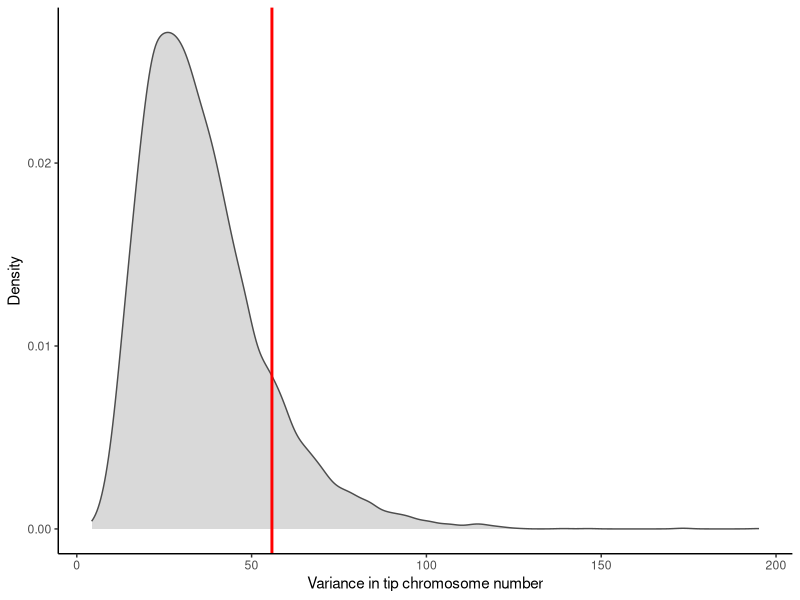
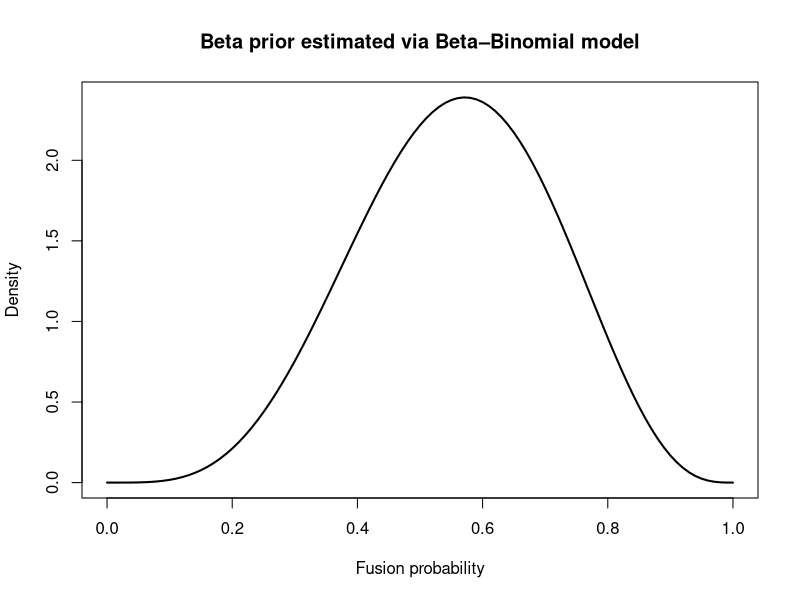
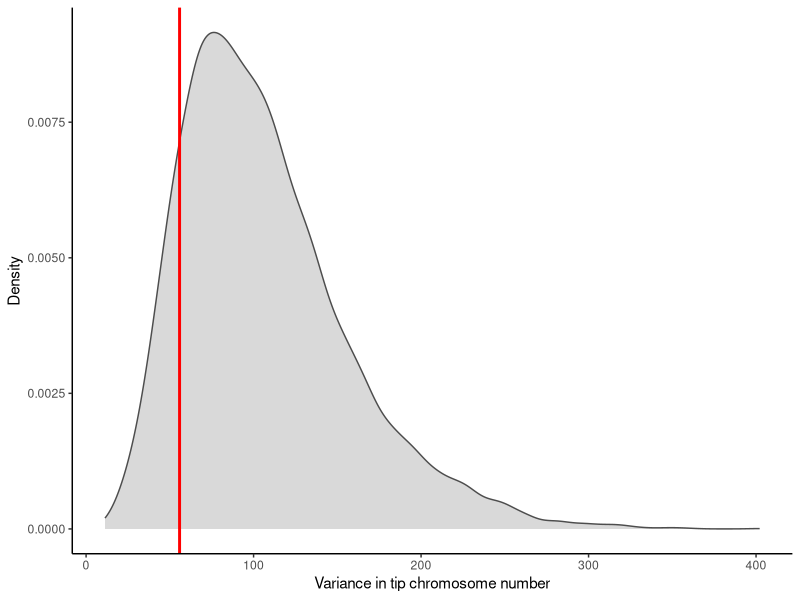
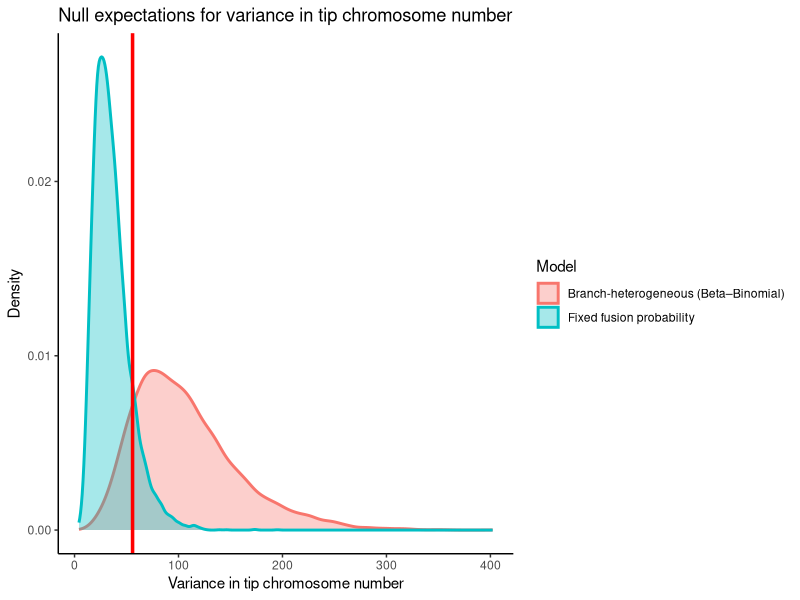
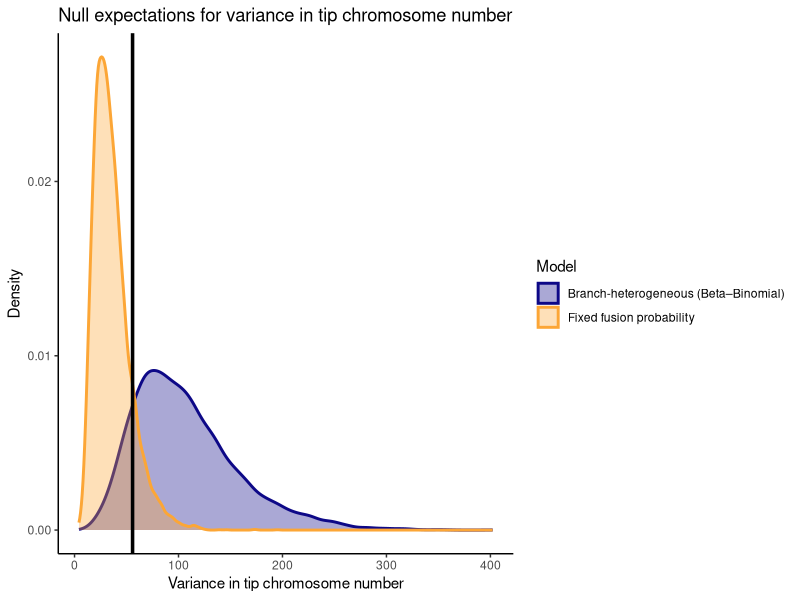

Generate these figures, in order, with R: (Note: this script raises an error after producing the figures.)
library(ape)
library(dplyr)
library(ggplot2)

tree <- read.tree("Carex.txt")

df <- read.csv("fissions_fusions_plus_Carex.csv", stringsAsFactors=F)

#combining inferred number of rearrangements with the Carex phylogeny

node_labels <- c(tree$tip.label, tree$node.label)

edges_df <- data.frame(
  parent = node_labels[tree$edge[,1]],
  child  = node_labels[tree$edge[,2]],
  edge_index = seq_len(nrow(tree$edge)),
  stringsAsFactors = FALSE
)

edges_joined <- edges_df %>%
  left_join(df, by = "child")

rearr_total <- edges_joined$rearrangements

root_chr <- 26 #number of Carex ALGs, as a starting point for the random walks.

#### simulating tip karyotypes with fixed probability of fission and fusion calculated from observation

simulate_tip_karyotypes_unequalprob <- function(tree, rearr_total, root_chr) {
  
  n_nodes <- length(tree$tip.label) + tree$Nnode
  chr <- numeric(n_nodes)
  
  # identify root
  root_node <- setdiff(tree$edge[,1], tree$edge[,2])
  if (length(root_node) != 1) {
    stop("Tree does not appear to be singly rooted")
  }
  
  chr[root_node] <- root_chr
  
  for (i in seq_len(nrow(tree$edge))) {
    parent <- tree$edge[i,1]
    child  <- tree$edge[i,2]
    
    n_events <- rearr_total[i]
    
    delta <- if (n_events > 0) {
      sum(sample(c(-1, 1), n_events, replace = TRUE, prob = c(0.54079254079, 0.4592074592))) #fusions more common than fissions
    } else {
      0
    }
    
    chr[child] <- chr[parent] + delta
  }
  
  chr[seq_along(tree$tip.label)]
}

n_sim <- 10000
null_variance_unequalprob <- numeric(n_sim)

for (i in seq_len(n_sim)) {
  tips <- simulate_tip_karyotypes_unequalprob(tree, rearr_total, root_chr)
  null_variance_unequalprob[i] <- var(tips)
}

df_unequalprob <- data.frame(variance = null_variance_unequalprob)

obs_variance <- 55.813

mean(df_unequalprob$variance <= obs_variance, na.rm = TRUE) #empirical quantile

#visualisation
ggplot(df_unequalprob, aes(x = variance)) +
  geom_density(fill = "grey85", colour = "grey30") +
  geom_vline(xintercept = obs_variance,
             colour = "red", linewidth = 1) +
  labs(
    x = "Variance in tip chromosome number",
    y = "Density"
  ) +
  theme_classic()

#### simulating tip karyotypes with fusion probability drawn from a Beta distribution parameterised using Beta-Binomial likelihood

Carex_branch_rearrangements <- read.csv("Carex_branch_rearrangements_df.csv")

#calculating proportion of fusions out of total rearrangements along each branch
pfusions_df <- Carex_branch_rearrangements %>%
  mutate(
    N = rearrangements,
    p_obs = ifelse(N > 0, fusions / N, NA_real_)
  ) %>%
  filter(!is.na(p_obs))

#making sure no values are exactly 0 or 1 as Beta distribution defined on (0,1)
eps <- 1e-6
p_obs_trim <- pmin(pmax(pfusions_df$p_obs, eps), 1 - eps)

#estimating alpha and beta hyperparameters using Beta-Binomial likelihood
loglik_beta_binom <- function(par, F, N) {
  alpha <- par[1]
  beta  <- par[2]
  
  if (alpha <= 0 || beta <= 0) return(Inf)
  
  -sum(
    lbeta(F + alpha, N - F + beta) -
      lbeta(alpha, beta)
  )
}

fit <- optim(
  par = c(2, 2),
  fn = loglik_beta_binom,
  F = Carex_branch_rearrangements$fusions,
  N = Carex_branch_rearrangements$rearrangements,
  method = "L-BFGS-B",
  lower = c(1e-3, 1e-3)
)

alpha_hat <- fit$par[1]
beta_hat  <- fit$par[2]

#plotting the shape of the Beta distribution with these hyperparameters
curve(dbeta(x, alpha_hat, beta_hat),
      from = 0, to = 1,
      lwd = 2,
      xlab = "Fusion probability",
      ylab = "Density",
      main = "Beta prior estimated via Beta–Binomial model")

#running the simulation

simulate_tip_karyotypes_branch_hetero_beta <- function(tree, rearr_total, p_i, root_chr) {
  
  n_nodes <- length(tree$tip.label) + tree$Nnode
  chr <- numeric(n_nodes)
  
  root_node <- setdiff(tree$edge[,1], tree$edge[,2])
  chr[root_node] <- root_chr
  
  for (i in seq_len(nrow(tree$edge))) {
    parent <- tree$edge[i,1]
    child  <- tree$edge[i,2]
    
    n_events <- rearr_total[i]
    
    delta <- if (n_events > 0) {
      sum(sample(c(-1, 1),
                 n_events,
                 replace = TRUE,
                 prob = c(p_i[i], 1 - p_i[i])))
    } else {
      0
    }
    
    chr[child] <- chr[parent] + delta
  }
  
  chr[seq_along(tree$tip.label)]
}

n_sim <- 10000
null_variance_EB_resampled_BetaBinom <- numeric(n_sim)

for (k in seq_len(n_sim)) {
  
  p_i_sim <- rbeta(length(rearr_total),
                   shape1 = alpha_hat,
                   shape2 = beta_hat)
  
  tips <- simulate_tip_karyotypes_branch_hetero_beta(
    tree = tree,
    rearr_total = rearr_total,
    p_i = p_i_sim,
    root_chr = root_chr
  )
  
  null_variance_EB_resampled_BetaBinom[k] <- var(tips)
}

df_beta <- data.frame(variance = null_variance_EB_resampled_BetaBinom)

mean(df_beta$variance <= obs_variance, na.rm = TRUE) #empirical quantile

ggplot(df_beta, aes(x = variance)) +
  geom_density(fill = "grey85", colour = "grey30") +
  geom_vline(xintercept = obs_variance,
             colour = "red", linewidth = 1) +
  labs(
    x = "Variance in tip chromosome number",
    y = "Density"
  ) +
  theme_classic()


#### making combined plot

df_both <- bind_rows(
  data.frame(
    variance = null_variance_unequalprob,
    model = "Fixed fusion probability"
  ),
  data.frame(
    variance = null_variance_EB_resampled_BetaBinom,
    model = "Branch-heterogeneous (Beta–Binomial)"
  )
)

ggplot(df_both, aes(x = variance, fill = model, colour = model)) +
  geom_density(alpha = 0.35, linewidth = 1) +
  geom_vline(
    xintercept = obs_variance,
    colour = "red",
    linewidth = 1.2
  ) +
  labs(
    x = "Variance in tip chromosome number",
    y = "Density",
    title = "Null expectations for variance in tip chromosome number",
    fill = "Model",
    colour = "Model"
  ) +
  theme_classic()

ggplot(df_both, aes(x = variance, fill = model, colour = model)) +
  geom_density(alpha = 0.35, linewidth = 1) +
  geom_vline(
    xintercept = obs_variance,
    colour = "black",
    linewidth = 1.2
  ) +
  scale_fill_manual(values = c("#0D0887FF", "#FCA636FF")) +
  scale_colour_manual(values = c("#0D0887FF", "#FCA636FF")) +
  labs(
    x = "Variance in tip chromosome number",
    y = "Density",
    title = "Null expectations for variance in tip chromosome number",
    fill = "Model",
    colour = "Model"
  ) +
  theme_classic()

#### a third simulation - what if fusion-heavy branches are followed by fission-heavy branches, usually? What would a simulation like this look like?

logit <- function(x) log(x / (1 - x))
inv_logit <- function(x) 1 / (1 + exp(-x))

simulate_tip_karyotypes_stabilising <- function(
    tree,
    rearr_total,
    root_chr,
    p0,
    C_opt,
    gamma
) {
  
  n_nodes <- length(tree$tip.label) + tree$Nnode
  chr <- numeric(n_nodes)
  
  root_node <- setdiff(tree$edge[,1], tree$edge[,2])
  chr[root_node] <- root_chr
  
  for (i in seq_len(nrow(tree$edge))) {
    
    parent <- tree$edge[i,1]
    child  <- tree$edge[i,2]
    n_events <- rearr_total[i]
    
    C_parent <- chr[parent]
    
    # stabilising fusion probability
    p_fusion <- inv_logit(
      logit(p0) + gamma * (C_opt - C_parent)
    )
    
    delta <- if (n_events > 0) {
      sum(sample(
        c(-1, 1),
        n_events,
        replace = TRUE,
        prob = c(p_fusion, 1 - p_fusion)
      ))
    } else {
      0
    }
    
    chr[child] <- C_parent + delta
  }
  
  chr[seq_along(tree$tip.label)]
}

## choosing the gamma value by branch-based likelihood

write.csv(Carex_branch_rearrangements, "Carex_branch_rearrangements_df.csv")

Carex_branch_rearrangements <- read.csv("Carex_branch_rearrangements_df.csv") #manually added internal node karyotypes

F <- Carex_branch_rearrangements$fusions
N <- Carex_branch_rearrangements$rearrangements
C <- Carex_branch_rearrangements$C_parent   # chromosome number at branch start
p0    <- 0.54    # baseline fusion probability at optimum
C_opt <- 26      # stabilising optimum

p_branch <- function(gamma, C, p0, C_opt) {
  eta0 <- logit(p0)
  eta  <- eta0 - gamma * (C - C_opt)
  inv_logit(eta)
}

loglik_gamma <- function(gamma, F, N, C, p0, C_opt) {
  
  # enforce gamma >= 0
  if (gamma < 0) return(-Inf)
  
  p <- p_branch(gamma, C, p0, C_opt)
  
  # avoid log(0)
  eps <- 1e-10
  p <- pmin(pmax(p, eps), 1 - eps)
  
  sum(dbinom(F, size = N, prob = p, log = TRUE))
}

fit_gamma <- optim(
  par = 0.01,
  fn  = function(g) -loglik_gamma(g, F, N, C, p0, C_opt),
  method = "L-BFGS-B",
  lower = 0,
  upper = 5
)

gamma_hat <- fit_gamma$par
gamma_hat

#gamma_hat is 0! 

## choosing the gamma value by simulation-based calibration
gamma_grid <- seq(0, 0.2, by = 0.01)
loglik_gamma <- numeric(length(gamma_grid))

for (g in seq_along(gamma_grid)) {
  
  gamma <- gamma_grid[g]
  
  sim_var <- replicate(
    3000,
    var(simulate_tip_karyotypes_stabilising(
      tree, rearr_total, root_chr,
      p0 = 0.54,
      C_opt = 26,
      gamma = gamma
    ))
  )
  
  dens <- density(sim_var)
  loglik_gamma[g] <- log(
    approx(dens$x, dens$y, xout = obs_variance)$y
  )
}

gamma_hat <- gamma_grid[which.max(loglik_gamma)]

## running the simulation with chosen gamma
n_sim <- 10000
null_variance_stabilising <- numeric(n_sim)

for (k in seq_len(n_sim)) {
  
  tips <- simulate_tip_karyotypes_stabilising(
    tree = tree,
    rearr_total = rearr_total,
    root_chr = root_chr,
    p0 = 0.54,          # baseline
    C_opt = 26,         # optimum
    gamma = 0.03        # tuning parameter
  )
  
  null_variance_stabilising[k] <- var(tips)
}

df_stabilising <- data.frame(variance = null_variance_stabilising)

ggplot(df_stabilising, aes(x = variance)) +
  geom_density(fill = "grey85", colour = "grey30") +
  geom_vline(xintercept = obs_variance,
             colour = "red", linewidth = 1) +
  labs(
    x = "Variance in tip chromosome number",
    y = "Density"
  ) +
  theme_classic()

#### three-dist. combined plot

df_all <- bind_rows(
  data.frame(
    variance = null_variance_unequalprob,
    model = "Fixed fusion probability"
  ),
  data.frame(
    variance = null_variance_EB_resampled_BetaBinom,
    model = "Branch-heterogeneous (Beta–Binomial)"
  ),
  data.frame(
    variance = null_variance_stabilising,
    model = "Stabilising bias"
  )
)

ggplot(df_all, aes(x = variance, fill = model, colour = model)) +
  geom_density(alpha = 0.35, linewidth = 1) +
  geom_vline(
    xintercept = obs_variance,
    colour = "red",
    linewidth = 1.2
  ) +
  labs(
    x = "Variance in tip chromosome number",
    y = "Density",
    title = "Null expectations for variance in tip chromosome number",
    fill = "Model",
    colour = "Model"
  ) +
  theme_classic()


obs_variance

######### fitting the "finite-memory heterogeneity" model. 

p_hat <- 0.54079254079
eta0 <- qlogis(0.54079254079)

df <- Carex_branch_rearrangements
df$branch_id <- seq_len(nrow(df))
child_to_branch <- setNames(df$branch_id, df$child)
parent_branch <- child_to_branch[ df$parent ]
keep <- !is.na(parent_branch)
parent <- parent_branch[keep]

eps <- 1e-6
p_i_hat <- pmin(pmax(df$pi_hat, eps), 1 - eps)
eta_hat_all <- qlogis(p_i_hat)
eta_hat <- eta_hat_all[keep]

anyNA(eta_hat)
anyNA(parent)
range(parent)
length(eta_hat)

loglik_rho_sigma <- function(par, eta, parent, eta0) {
  
  rho   <- par[1]
  sigma <- par[2]
  
  if (!is.finite(rho) || !is.finite(sigma) ||
      rho < 0 || rho > 1 || sigma <= 0)
    return(-1e12)
  
  mu <- (1 - rho) * eta0 + rho * eta[parent]
  
  if (any(!is.finite(mu)))
    return(-1e12)
  
  ll <- dnorm(eta, mean = mu, sd = sigma, log = TRUE)
  
  if (any(!is.finite(ll)))
    return(-1e12)
  
  sum(ll)
}

fit <- optim(
  par = c(rho = 0.3, sigma = 0.2),
  fn  = function(p) -loglik_rho_sigma(p, eta_hat, parent, eta0),
  method = "L-BFGS-B",
  lower = c(0, 1e-3),
  upper = c(1, 2)
)

rho_hat   <- fit$par[1]
sigma_hat <- fit$par[2]

######### supplementary figure - effect of accounting for rearrangement underestimation

simulate_tip_karyotypes_1.5rate <- function(tree, rearr_total, root_chr) {
  
  n_nodes <- length(tree$tip.label) + tree$Nnode
  chr <- numeric(n_nodes)
  
  # identify root
  root_node <- setdiff(tree$edge[,1], tree$edge[,2])
  if (length(root_node) != 1) {
    stop("Tree does not appear to be singly rooted")
  }
  
  chr[root_node] <- root_chr
  
  for (i in seq_len(nrow(tree$edge))) {
    parent <- tree$edge[i,1]
    child  <- tree$edge[i,2]
    
    n_events <- rearr_total[i]*1.5
    
    delta <- if (n_events > 0) {
      sum(sample(c(-1, 1), n_events, replace = TRUE, prob = c(0.54079254079, 0.4592074592))) #fusions more common than fissions
    } else {
      0
    }
    
    chr[child] <- chr[parent] + delta
  }
  
  chr[seq_along(tree$tip.label)]
}

n_sim <- 10000
null_variance_1.5rate <- numeric(n_sim)

for (i in seq_len(n_sim)) {
  tips <- simulate_tip_karyotypes_1.5rate(tree, rearr_total, root_chr)
  null_variance_1.5rate[i] <- var(tips)
}

df_1.5rate <- data.frame(variance = null_variance_1.5rate)

## rate doubled

simulate_tip_karyotypes_doublerate <- function(tree, rearr_total, root_chr) {
  
  n_nodes <- length(tree$tip.label) + tree$Nnode
  chr <- numeric(n_nodes)
  
  # identify root
  root_node <- setdiff(tree$edge[,1], tree$edge[,2])
  if (length(root_node) != 1) {
    stop("Tree does not appear to be singly rooted")
  }
  
  chr[root_node] <- root_chr
  
  for (i in seq_len(nrow(tree$edge))) {
    parent <- tree$edge[i,1]
    child  <- tree$edge[i,2]
    
    n_events <- rearr_total[i]*2
    
    delta <- if (n_events > 0) {
      sum(sample(c(-1, 1), n_events, replace = TRUE, prob = c(0.54079254079, 0.4592074592))) #fusions more common than fissions
    } else {
      0
    }
    
    chr[child] <- chr[parent] + delta
  }
  
  chr[seq_along(tree$tip.label)]
}

n_sim <- 10000
null_variance_doublerate <- numeric(n_sim)

for (i in seq_len(n_sim)) {
  tips <- simulate_tip_karyotypes_doublerate(tree, rearr_total, root_chr)
  null_variance_doublerate[i] <- var(tips)
}

df_doublerate <- data.frame(variance = null_variance_doublerate)

## combined plot

df_all_rates <- bind_rows(
  data.frame(
    variance = null_variance_unequalprob,
    model = "Inferred rearrangement rate"
  ),
  data.frame(
    variance = null_variance_1.5rate,
    model = "Inferred rearrangement rate * 1.5"
  ),
  data.frame(
    variance = null_variance_doublerate,
    model = "Inferred rearrangement rate * 2"
  )
)

ggplot(df_all_rates, aes(x = variance, fill = model, colour = model)) +
  geom_density(alpha = 0.35, linewidth = 1) +
  geom_vline(
    xintercept = obs_variance,
    colour = "red",
    linewidth = 1.2
  ) + scale_fill_manual(values = c("#0D0887FF", "#B12A90FF", "#FCA636FF")) +
  scale_colour_manual(values = c("#0D0887FF", "#B12A90FF", "#FCA636FF")) +
  labs(
    x = "Variance in tip chromosome number",
    y = "Density",
    title = "Null expectations for variance in tip chromosome number",
    fill = "Rearrangement rate",
    colour = "Rearrangement rate"
  ) +
  theme_classic()

#quantiles

mean(df_1.5rate$variance <= obs_variance, na.rm = TRUE)
mean(df_doublerate$variance <= obs_variance, na.rm = TRUE)

#maximum likelihood estimation of the rate-multiplying parameter

simulate_tip_karyotypes <- function(tree, rearr_total, root_chr, mult) {
  
  n_nodes <- length(tree$tip.label) + tree$Nnode
  chr <- numeric(n_nodes)
  
  # identify root
  root_node <- setdiff(tree$edge[,1], tree$edge[,2])
  if (length(root_node) != 1) {
    stop("Tree does not appear to be singly rooted")
  }
  
  chr[root_node] <- root_chr
  
  for (i in seq_len(nrow(tree$edge))) {
    parent <- tree$edge[i,1]
    child  <- tree$edge[i,2]
    
    n_events <- round(rearr_total[i] * mult)
    
    delta <- if (n_events > 0) {
      sum(sample(c(-1, 1), n_events, replace = TRUE,
                 prob = c(0.54079254079, 0.4592074592)))
    } else {
      0
    }
    
    chr[child] <- chr[parent] + delta
  }
  
  chr[seq_along(tree$tip.label)]
}

sim_var_dist <- function(mult, n_sim = 2000) {
  replicate(n_sim, {
    tips <- simulate_tip_karyotypes(tree, rearr_total, root_chr, mult)
    var(tips)
  })
}

loglik_mult <- function(mult) {
  sims <- sim_var_dist(mult, n_sim = 2000)
  
  log_sims <- log(sims)
  mu  <- mean(log_sims)
  sdv <- sd(log_sims)
  
  dnorm(log(obs_variance), mean = mu, sd = sdv, log = TRUE)
}

fit <- optimize(function(m) -loglik_mult(m),
                interval = c(0.1, 10))

fit$minimum

## combined plot of original rearrangement rate, *1.611058 rate, and double rate

# first, simulation run for *1.611058 rate

n_sim <- 10000
null_variance_MLErate <- numeric(n_sim)

for (i in seq_len(n_sim)) {
  tips <- simulate_tip_karyotypes(tree, rearr_total, root_chr, mult = 1.611058)
  null_variance_MLErate[i] <- var(tips)
}

df_MLErate <- data.frame(variance = null_variance_MLErate)

df_all_rates_alt <- bind_rows(
  data.frame(
    variance = null_variance_unequalprob,
    model = "Inferred rearrangement rate"
  ),
  data.frame(
    variance = null_variance_MLErate,
    model = "Inferred rearrangement rate * 1.611058"
  ),
  data.frame(
    variance = null_variance_doublerate,
    model = "Inferred rearrangement rate * 2"
  )
)

ggplot(df_all_rates_alt, aes(x = variance, fill = model, colour = model)) +
  geom_density(alpha = 0.35, linewidth = 1) +
  geom_vline(
    xintercept = obs_variance,
    colour = "red",
    linewidth = 1.2
  ) + scale_fill_manual(values = c("#0D0887FF", "#B12A90FF", "#FCA636FF")) +
  scale_colour_manual(values = c("#0D0887FF", "#B12A90FF", "#FCA636FF")) +
  labs(
    x = "Variance in tip chromosome number",
    y = "Density",
    title = "Null expectations for variance in tip chromosome number",
    fill = "Rearrangement rate",
    colour = "Rearrangement rate"
  ) +
  theme_classic()

######### supplementary figure - shape of the Beta distribution overlaid on the histogram of observed p(fusion) values

beta_binom_df <- data.frame(
  p = p_grid,
  density = dbeta(p_grid, alpha_hat, beta_hat)
)

ggplot() +
  geom_histogram(aes(x = p_obs_trim, y = after_stat(density)),
                 bins = 30, fill = "grey80", colour = "black") +
  geom_line(data = beta_binom_df,
            aes(x = p, y = density),
            linewidth = 1.2) +
  labs(
    x = "Fusion probability",
    y = "Density",
    title = "Empirical distribution of branch fusion probabilities\nand fitted Beta prior"
  ) +
  theme_classic()
